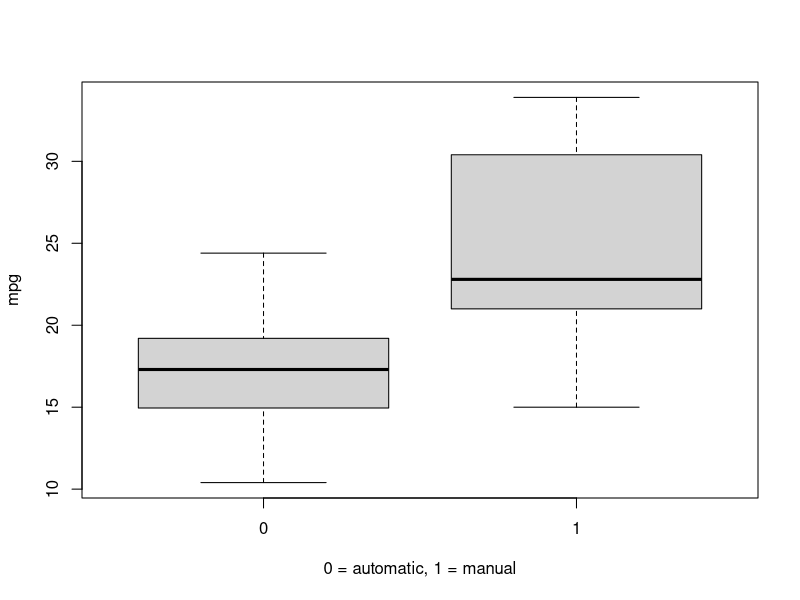
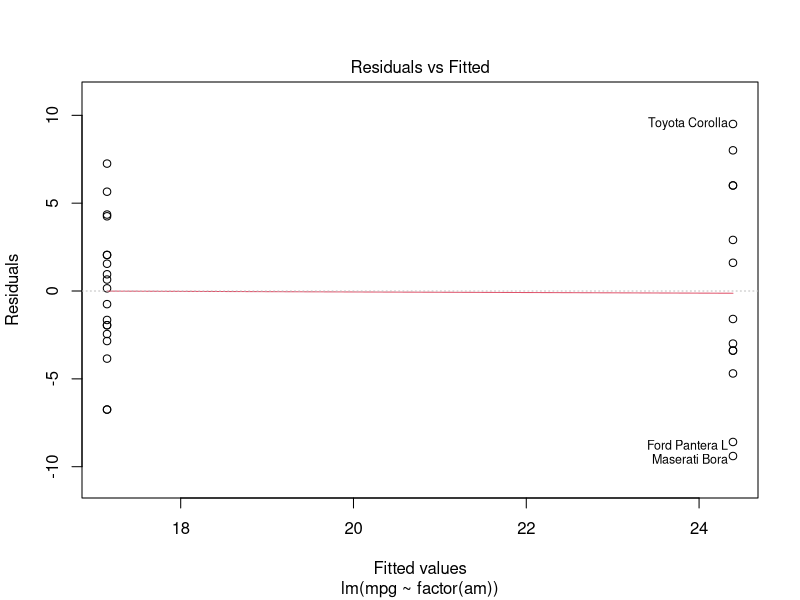
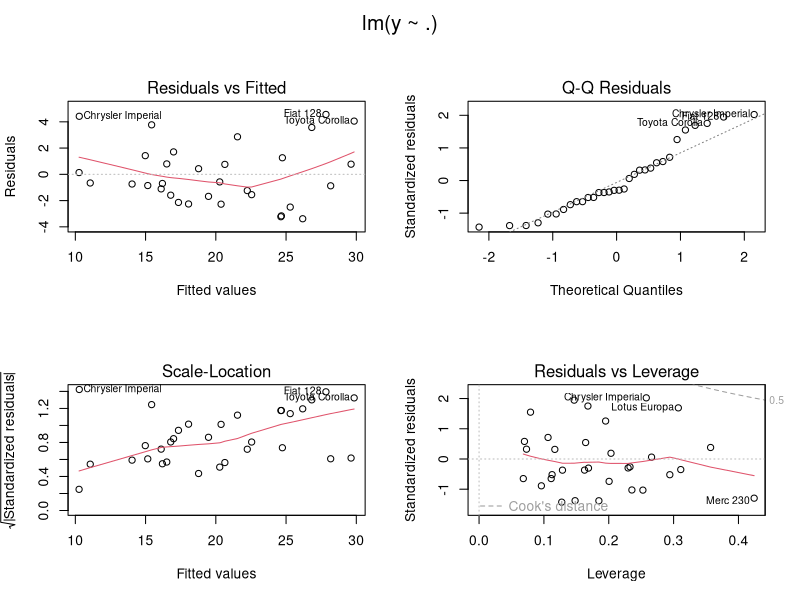
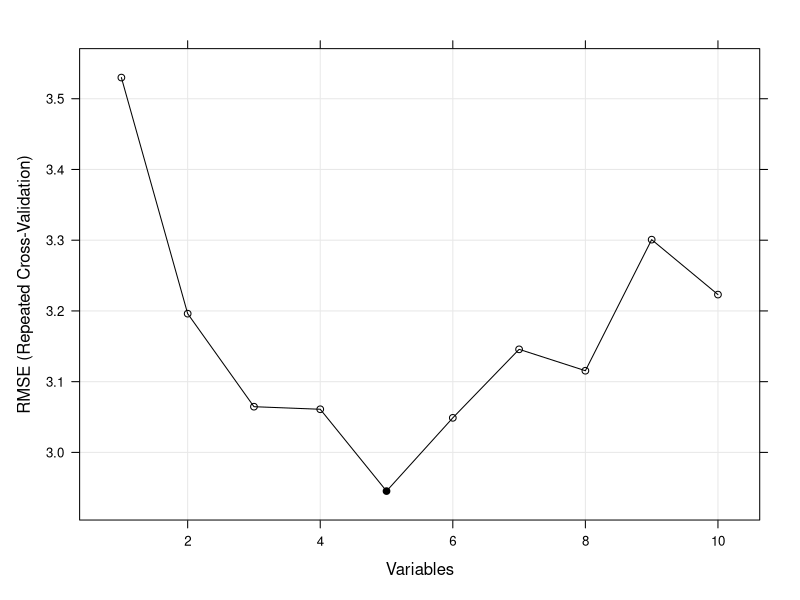

Recreate these plots in R, in order.
## ---- chunk 1
data (mtcars)
dim (mtcars)
head (mtcars)
## ---- chunk 2
with (mtcars, boxplot (mpg ~ am, xlab = "0 = automatic, 1 = manual"))
## ---- chunk 3
fit <- lm (mpg ~ factor (am), mtcars)
summary (fit)
## ---- chunk 4
plot (fit, which = 1)
## ---- chunk 5
sumCoef <- summary (fit)$coefficients
sumCoef [1,1] + c(-1, 1) * qt(.975, df = fit$df) * sumCoef [1, 2] # beta0
sumCoef [2,1] + c(-1, 1) * qt(.975, df = fit$df) * sumCoef [2, 2] # beta1
## ---- chunk 6
library ('caret')
set.seed (1)
ctrl <- rfeControl (functions = lmFuncs,
                    method = "repeatedcv",
                    repeats = 5,
                    verbose = FALSE)
## ---- chunk 7
lmProfile <- rfe (x = mtcars [-1], mtcars [ , 1],
                  sizes = 1:10,
                  rfeControl = ctrl)

predictors (lmProfile)
## ---- chunk 8
lmfit <- lmProfile$fit
lmfit
## ---- chunk 9
par (mfrow = c (2, 2), oma = c (0, 0, 2, 0))
plot (lmfit)
## ---- chunk 10
trellis.par.set(caretTheme())
plot(lmProfile, type = c("g", "o"))
